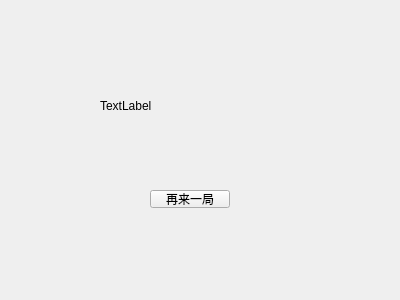
<?xml version="1.0" encoding="UTF-8"?>
<ui version="4.0">
 <class>WinPage</class>
 <widget class="QWidget" name="WinPage">
  <property name="geometry">
   <rect>
    <x>0</x>
    <y>0</y>
    <width>400</width>
    <height>300</height>
   </rect>
  </property>
  <property name="windowTitle">
   <string>Form</string>
  </property>
  <widget class="QLabel" name="label">
   <property name="geometry">
    <rect>
     <x>100</x>
     <y>70</y>
     <width>171</width>
     <height>71</height>
    </rect>
   </property>
   <property name="text">
    <string>TextLabel</string>
   </property>
  </widget>
  <widget class="QPushButton" name="pushButton">
   <property name="geometry">
    <rect>
     <x>150</x>
     <y>190</y>
     <width>80</width>
     <height>18</height>
    </rect>
   </property>
   <property name="text">
    <string>再来一局</string>
   </property>
  </widget>
 </widget>
 <resources/>
 <connections/>
</ui>
